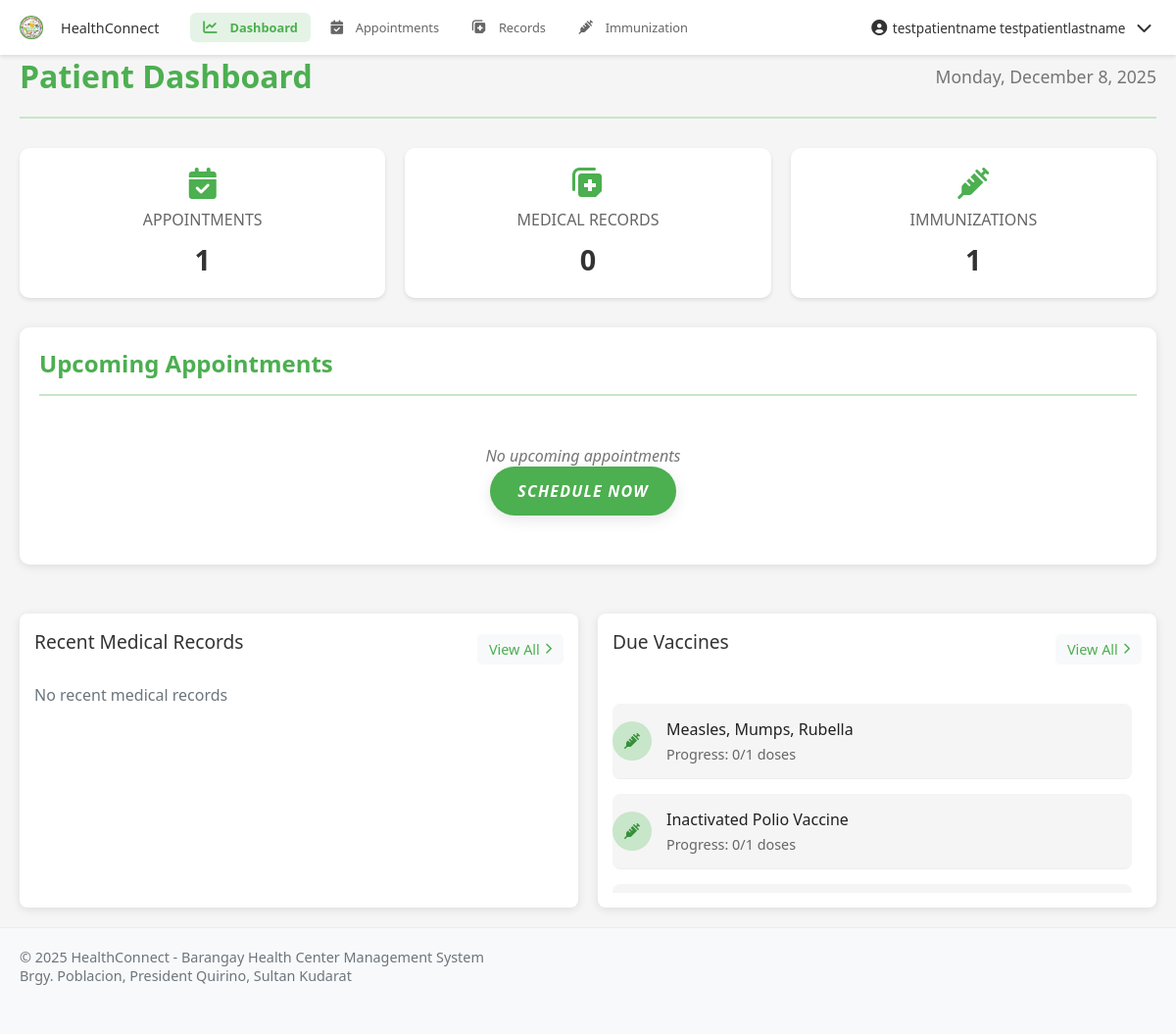
Page /pages/patient/dashboard.php (signed in) on the committed database.
### tables this page shows
CREATE TABLE `immunization_types` (
  `immunization_type_id` int(11) NOT NULL,
  `name` varchar(100) NOT NULL,
  `description` text DEFAULT NULL,
  `recommended_age` varchar(100) DEFAULT NULL,
  `dose_count` int(11) DEFAULT 1,
  `created_at` timestamp NOT NULL DEFAULT current_timestamp()
);

### pages/patient/dashboard.php (the view, shortened to what this page needs)
<?php
$upcoming_appointments = [];
$recent_records = [];
$due_vaccines = [];
try {
    $database = new Database();
    $conn = $database->getConnection();
    $query = "SELECT p.*, u.*
              FROM patients p
              JOIN users u ON p.user_id = u.user_id
              WHERE p.user_id = :user_id";
    $stmt = $conn->prepare($query);
    $stmt->execute([':user_id' => $_SESSION['user_id']]);
    $patient = $stmt->fetch(PDO::FETCH_ASSOC);
    $counts = [];
    $query = "SELECT COUNT(*) as total FROM appointments WHERE patient_id = :patient_id";
    $stmt = $conn->prepare($query);
    $stmt->execute([':patient_id' => $patient['patient_id']]);
    $counts['appointments'] = $stmt->fetch(PDO::FETCH_ASSOC)['total'];
    $query = "SELECT COUNT(DISTINCT record_id) as total FROM medical_records WHERE patient_id = :patient_id";
    $stmt = $conn->prepare($query);
    $stmt->execute([':patient_id' => $patient['patient_id']]);
    $counts['medical_records'] = $stmt->fetch(PDO::FETCH_ASSOC)['total'];
    $query = "SELECT COUNT(DISTINCT immunization_record_id) as total FROM immunization_records WHERE patient_id = :patient_id";
    $stmt = $conn->prepare($query);
    $stmt->execute([':patient_id' => $patient['patient_id']]);
    $counts['immunizations'] = $stmt->fetch(PDO::FETCH_ASSOC)['total'];
    $query = "SELECT a.*,
              CONCAT(h_u.first_name, ' ', h_u.last_name) as health_worker_name,
              hw.position as health_worker_position,
              s.status_name
              FROM appointments a
              JOIN health_workers hw ON a.health_worker_id = hw.health_worker_id
              JOIN users h_u ON hw.user_id = h_u.user_id
              JOIN appointment_status s ON a.status_id = s.status_id
              WHERE a.patient_id = :patient_id
              AND a.appointment_date >= CURDATE()
              AND a.status_id IN (1, 2)
              ORDER BY a.appointment_date ASC, a.appointment_time ASC
              LIMIT 3";
    $stmt = $conn->prepare($query);
    $stmt->execute([':patient_id' => $patient['patient_id']]);
    $upcoming_appointments = $stmt->fetchAll(PDO::FETCH_ASSOC);
    $query = "SELECT m.*,
              CONCAT(h_u.first_name, ' ', h_u.last_name) as health_worker_name,
              hw.position as health_worker_position
              FROM medical_records m
              JOIN health_workers hw ON m.health_worker_id = hw.health_worker_id
              JOIN users h_u ON hw.user_id = h_u.user_id
              WHERE m.patient_id = :patient_id
              ORDER BY m.visit_date DESC
              LIMIT 3";
    $stmt = $conn->prepare($query);
    $stmt->execute([':patient_id' => $patient['patient_id']]);
    $recent_records = $stmt->fetchAll(PDO::FETCH_ASSOC);
    $query = "SELECT it.*,
              (SELECT COUNT(*) FROM immunization_records ir
               WHERE ir.immunization_type_id = it.immunization_type_id
               AND ir.patient_id = :patient_id) as doses_received,
              it.dose_count as doses_required,
              (SELECT MAX(date_administered) FROM immunization_records ir
               WHERE ir.immunization_type_id = it.immunization_type_id
               AND ir.patient_id = :patient_id) as last_dose_date
              FROM immunization_types it
              WHERE it.dose_count > (
                SELECT COUNT(*) FROM immunization_records ir
                WHERE ir.immunization_type_id = it.immunization_type_id
                AND ir.patient_id = :patient_id
              )
              ORDER BY it.recommended_age ASC
              LIMIT 3";
    $stmt = $conn->prepare($query);
    $stmt->execute([':patient_id' => $patient['patient_id']]);
    $due_vaccines = $stmt->fetchAll(PDO::FETCH_ASSOC);
} catch (PDOException $e) {
    error_log("Database error in patient dashboard: " . $e->getMessage());
    $error_message = "Database error: " . $e->getMessage();
} catch (Exception $e) {
    error_log("Error in patient dashboard: " . $e->getMessage());
    $error_message = $e->getMessage();
}
?>
<!DOCTYPE html>
<html lang="en">
<head>
    <?php include __DIR__ . '/../../includes/header_links.php'; ?>
</head>
<body>
    <?php include __DIR__ . '/../../includes/navbar.php'; ?>
    <div class="container">
        <div class="dashboard-header">
            <h1>Patient Dashboard</h1>
            <div class="date-display">
                <?php echo date('l, F j, Y'); ?>
            </div>
        </div>
        <div class="stats-grid">
            <div class="stat-card">
                <i class="fas fa-calendar-check"></i>
                <h3>Appointments</h3>
                <p><?php echo number_format($counts['appointments']); ?></p>
            </div>
            <div class="stat-card">
                <i class="fas fa-notes-medical"></i>
                <h3>Medical Records</h3>
                <p><?php echo number_format($counts['medical_records']); ?></p>
            </div>
            <div class="stat-card">
                <i class="fas fa-syringe"></i>
                <h3>Immunizations</h3>
                <p><?php echo number_format($counts['immunizations']); ?></p>
            </div>
        </div>
        <div class="recent-activity">
            <h2>Upcoming Appointments</h2>
            <div class="activity-list">
                <?php if (!empty($upcoming_appointments)): ?>
                    <?php foreach ($upcoming_appointments as $appointment): ?>
                        <div class="activity-item">
                            <div class="activity-icon">
                                <i class="fas fa-calendar-alt"></i>
                            </div>
                            <div class="activity-content">
                                <div class="activity-title">
                                    Appointment with <?php echo htmlspecialchars($appointment['health_worker_name']); ?>
                                </div>
                                <div class="activity-time">
                                    <?php
                                        $date = new DateTime($appointment['appointment_date'] . ' ' . $appointment['appointment_time']);
                                        echo $date->format('F j, Y \a\t g:i A');
                                    ?>
                                    <span class="status-badge <?php echo strtolower($appointment['status_name']); ?>">
                                        <?php echo ucfirst($appointment['status_name']); ?>
                                </span>
                                </div>
                            </div>
                        </div>
                    <?php endforeach; ?>
                <?php else: ?>
                    <div class="no-activity">
                        <p>No upcoming appointments</p>
                        <a href="schedule_appointment.php" class="btn">Schedule Now</a>
                    </div>
                <?php endif; ?>
            </div>
            </div>
        <div class="charts-grid">
            <div class="chart-container">
                <div class="chart-header">
                    <h3 class="chart-title">Recent Medical Records</h3>
                    <a href="medical_history.php" class="view-all-btn">
                        View All <i class="fas fa-chevron-right"></i>
                    </a>
                </div>
                <?php if (empty($recent_records)): ?>
                    <p class="text-muted">No recent medical records</p>
                <?php endif; ?>
            </div>
            <div class="chart-container">
                <div class="chart-header">
                    <h3 class="chart-title">Due Vaccines</h3>
                    <a href="immunization.php" class="view-all-btn">
                        View All <i class="fas fa-chevron-right"></i>
                    </a>
                </div>
                <?php if (empty($due_vaccines)): ?>
                    <p class="text-muted">All vaccines are up to date!</p>
                <?php else: ?>
                    <div class="activity-list-container">
                        <div class="activity-list">
                        <?php foreach ($due_vaccines as $vaccine): ?>
                            <div class="activity-item">
                                <div class="activity-icon">
                                    <i class="fas fa-syringe"></i>
                                </div>
                                <div class="activity-content">
                                    <div class="activity-title">
                                        <?php echo htmlspecialchars($vaccine['name']); ?>
                                    </div>
                                    <div class="activity-time">
                                        <?php
                                        $doses_received = (int)($vaccine['doses_received'] ?? 0);
                                        $doses_required = (int)($vaccine['doses_required'] ?? 0);
                                        ?>
                                        Progress: <?php echo $doses_received; ?>/<?php echo $doses_required; ?> doses
                                    </div>
                                </div>
                            </div>
                        <?php endforeach; ?>
                        </div>
                    </div>
                <?php endif; ?>
            </div>
        </div>
    </div>
    <?php include __DIR__ . '/../../includes/footer.php'; ?>
</body>
</html>

### assets/css/style.css (style rules this page uses)
:root { --primary-color: #4CAF50; --primary-dark: #388E3C; --primary-light: #C8E6C9; --accent-color: #FF5722; --text-primary: #212121; --text-secondary: #757575; --divider-color: #BDBDBD; --background-color: #F5F5F5; --white: #FFFFFF; --error: #F44336; --warning: #FFC107; --info: #2196F3; --success: #4CAF50; }
* { margin: 0; padding: 0; box-sizing: border-box; font-family: 'Poppins', 'Segoe UI', Arial, sans-serif; }
html, body { height: 100%; background-color: var(--background-color); color: var(--text-primary); font-size: 16px; overflow-x: hidden; }
a { color: var(--primary-dark); text-decoration: none; transition: color 0.3s ease; }
.container { width: 100%; max-width: 1200px; margin: 0 auto; padding: 0 20px; }
.btn { display: inline-block; padding: 14px 28px; background-color: var(--primary-color); color: var(--white); border-radius: 30px; font-weight: 600; text-transform: uppercase; letter-spacing: 1.2px; transition: all 0.3s ease; cursor: pointer; border: none; box-shadow: 0 4px 15px rgba(0,0,0,0.1); }
.dashboard-header { display: flex; justify-content: space-between; align-items: center; margin-bottom: 30px; }
.stats-grid { display: grid; grid-template-columns: repeat(auto-fit, minmax(250px, 1fr)); gap: 20px; margin-bottom: 30px; }
.stat-card { background-color: var(--white); padding: 20px; border-radius: 8px; box-shadow: 0 2px 6px rgba(0, 0, 0, 0.1); }
.stat-card h3 { font-size: 1rem; color: var(--text-secondary); margin-bottom: 10px; }
.stats-grid { display: grid; grid-template-columns: repeat(auto-fit, minmax(250px, 1fr)); gap: 20px; margin-bottom: 40px; }
.stat-card { background: var(--white); padding: 25px; border-radius: 12px; box-shadow: 0 4px 15px rgba(0, 0, 0, 0.1); transition: transform 0.3s ease, box-shadow 0.3s ease; text-align: center; position: relative; overflow: hidden; }
.stat-card i { font-size: 2.5rem; color: var(--primary-color); margin-bottom: 15px; display: block; }
.stat-card h3 { color: var(--text-secondary); font-size: 1.1rem; font-weight: 500; margin-bottom: 10px; }
.stat-card p { color: var(--text-primary); font-size: 2rem; font-weight: 700; margin: 0; }
.recent-activity { background: var(--white); padding: 30px; border-radius: 12px; box-shadow: 0 4px 15px rgba(0, 0, 0, 0.1); }
.recent-activity h2 { color: var(--primary-color); font-size: 1.5rem; margin-bottom: 20px; padding-bottom: 15px; border-bottom: 2px solid var(--primary-light); }
.activity-list { display: flex; flex-direction: column; gap: 15px; }
.activity-item { display: flex; align-items: center; padding: 15px; background: var(--background-color); border-radius: 8px; transition: transform 0.3s ease; }
.activity-icon { width: 40px; height: 40px; border-radius: 50%; background: var(--primary-light); color: var(--primary-color); display: flex; align-items: center; justify-content: center; margin-right: 15px; }
.activity-content { flex: 1; }
.activity-title { font-weight: 500; color: var(--text-primary); margin-bottom: 5px; }
.activity-time { font-size: 0.9rem; color: var(--text-secondary); }
.dashboard-header { display: flex; justify-content: space-between; align-items: center; margin-bottom: 30px; padding-bottom: 20px; border-bottom: 2px solid var(--primary-light); }
.dashboard-header h1 { color: var(--primary-color); font-size: 2rem; margin: 0; }
.date-display { color: var(--text-secondary); font-size: 1.1rem; font-weight: 500; }
.no-activity { text-align: center; padding: 30px; color: var(--text-secondary); font-style: italic; }
.text-muted { color: #6c757d !important; }
body { padding-top: 60px; padding-bottom: 70px; }

### includes/navbar.php (style rules this page uses)
body { padding-top: 48px; padding-bottom: 56px; }
@media (min-width: 769px) { body { padding-bottom: 0; } }
@media (min-width: 769px) { body { padding-top: 56px; } }

### rows in the picture
immunization_types: name "Measles, Mumps, Rubella", doses_received "0", dose_count "1"
immunization_types: name "Inactivated Polio Vaccine", doses_received "0", dose_count "1"

### other values in the picture
$_SESSION['name'] "testpatientname testpatientlastname"
$counts['appointments'] "1"
$counts['medical_records'] "0"
$counts['immunizations'] "1"
